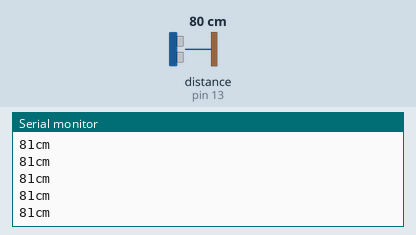
This sketch was run on a simulated Arduino Uno, built with avr-gcc and run on an emulated ATmega328P. On the bench: the last lines printed to the serial monitor. Wiring (inferred from the names in the program): ultrasonic range finder: trigger pin 12; echo pin 13. The inputs (shaded band) are chosen by the test bench; at power-on: distance to the obstacle (sensor on pin 13) 80 cm. The echo pulse lasts 58.3 µs per cm.

Above: at 1.2 s.
1.3 s: distance to the obstacle (sensor on pin 13) set to 2 cm
At 2.4 s:
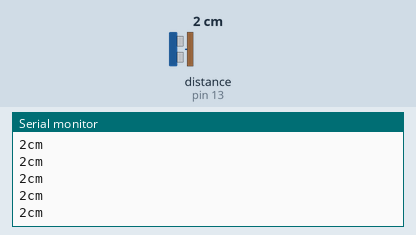
4.3 s: distance to the obstacle (sensor on pin 13) set to 4 cm
At 5.0 s:
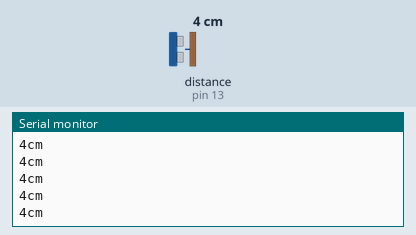
Timing chart, 0 to 7.3 s (numbered marks = the images above; inputs shaded):
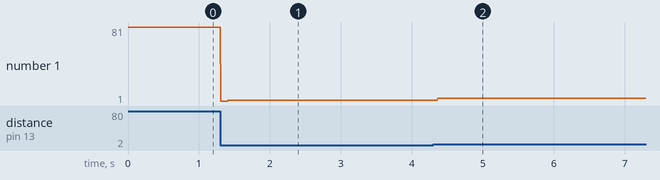

The sketch:

Project_26.1_Read_ultrasonic_distance.ino
```cpp
//**********************************************************************************
/*
Keyestudio 2021 starter learning kit
Project 26.1
Read_the_ultrasonic_distance
http//www.keyestudio.com
*/
const int trig = 12;
const int echo = 13;
int duration = 0;
int distance = 0;
void setup()
{
  pinMode(trig , OUTPUT);
  pinMode(echo , INPUT);
  Serial.begin(9600);
}
void loop()
{
  digitalWrite(trig , HIGH);
  delayMicroseconds(1000);
  digitalWrite(trig , LOW);
  duration = pulseIn(echo , HIGH);
  distance = (duration/2) / 28.5 ;
  Serial.print(distance);
  Serial.println("cm");
}
//**********************************************************************************
```

Measured:
- after the input at 1.3 s, the serial monitor: prints a new line at once (image 1)
- after the input at 4.3 s, the serial monitor: prints a new line after 0.07 s (image 2)
- plotted number 1: 81 → 2 after the input at 1.3 s, 2 → 4 after the input at 4.3 s
